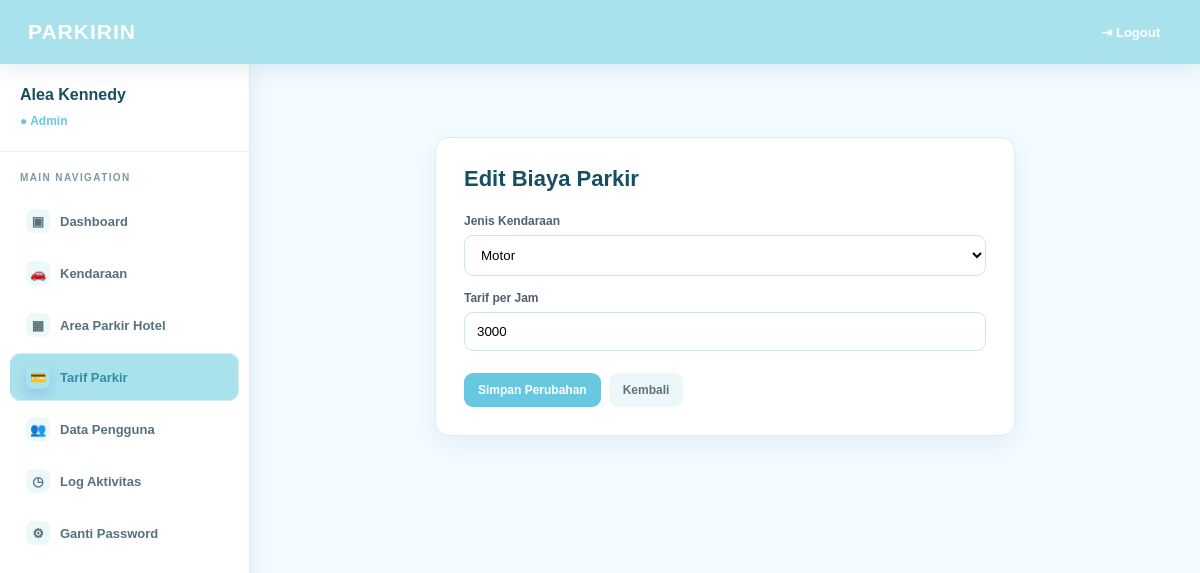
Before: /index.php?page=tarif&aksi=edit&id=1 (signed in) with the older database file.
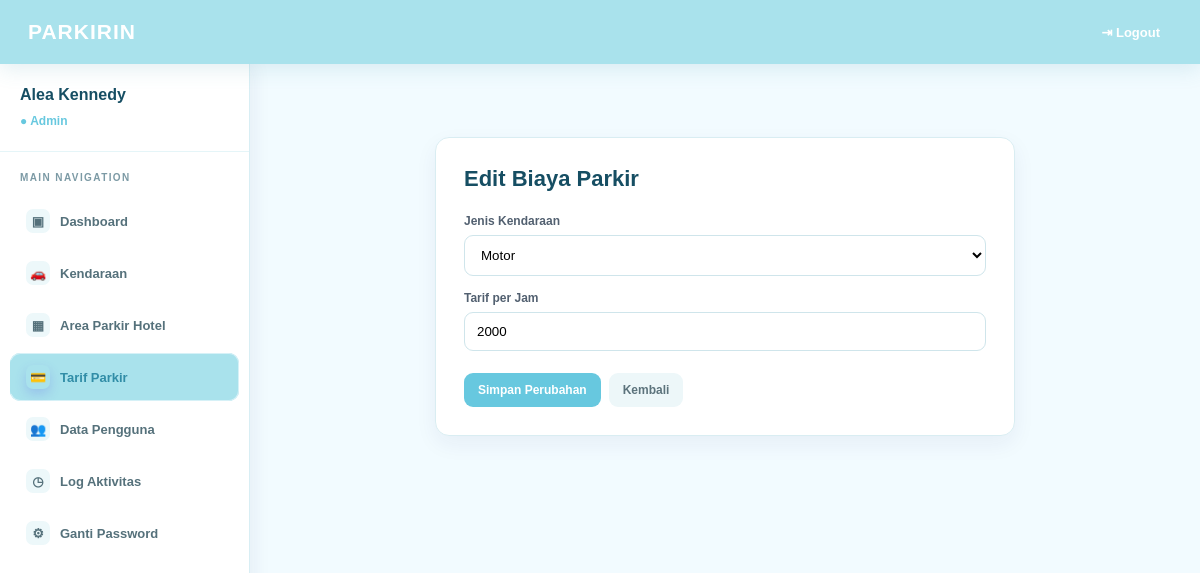
After: the same page with the newer database file.
### tables this page shows
CREATE TABLE IF NOT EXISTS tb_tarif (
    id_tarif INT NOT NULL AUTO_INCREMENT,
    jenis_kendaraan ENUM('motor','mobil','lainnya') NOT NULL,
    tarif_per_jam DECIMAL(10,0) NOT NULL DEFAULT 0,
    PRIMARY KEY (id_tarif),
    UNIQUE KEY uq_tarif_jenis (jenis_kendaraan)
);

### models/tarif.php (called while the page is built, shortened)
<?php
class Tarif
{
    private $conn;
    public function __construct($conn)
    {
        $this->conn = $conn;
    }
    public function getById($id)
    {
        $id = (int) $id;
        $result = mysqli_query($this->conn, "SELECT * FROM tb_tarif WHERE id_tarif=$id LIMIT 1");
        return $result ? mysqli_fetch_assoc($result) : false;
    }
}
?>

### views/tarif/edit.php (the view, shortened to what this page needs)
<?php
require_once __DIR__ . '/../../config/auth.php';
?>
<!DOCTYPE html>
<html lang="id">
    <head>
        <link rel="stylesheet" href="assets/css/style.css">
    </head>
    <body>
        <header class="topbar fade-in">
            <div class="logo">PARKIRIN</div>
            <a href="controller/logout.php" onclick="return confirm('Anda yakin ingin logout dari akun ini?');">⇥ Logout</a>
        </header>
        <div class="layout">
            <aside class="sidebar fade-in">
                <div class="profile">
                    <h3><?= htmlspecialchars($_SESSION['nama']); ?></h3>
                    <span>● <?= ucfirst(htmlspecialchars($_SESSION['level'])); ?></span>
                </div>
                <div class="nav-title">MAIN NAVIGATION</div>
                <nav>
                </nav>
            </aside>
            <main class="content">
                <div class="form-card">
                    <h2>Edit Biaya Parkir</h2>
                    <form method="POST" action="index.php?page=tarif&aksi=update">
                        <div class="form-row">
                            <label for="jenis_kendaraan">Jenis Kendaraan</label>
                            <select id="jenis_kendaraan" name="jenis_kendaraan" required>
                                <option
                                    value="motor"
                                    <?= $tarif['jenis_kendaraan'] === 'motor' ? 'selected' : ''; ?>
                                >
                                    Motor
                                </option>
                            </select>
                        </div>
                        <div class="form-row">
                            <label for="tarif_per_jam">Tarif per Jam</label>
                            <input
                                id="tarif_per_jam"
                                type="number"
                                name="tarif_per_jam"
                                min="0"
                                value="<?= (int)$tarif['tarif_per_jam']; ?>"
                                required
                            >
                        </div>
                        <div class="form-buttons">
                            <button class="btn btn-green" type="submit">Simpan Perubahan</button>
                            <a class="btn btn-back" href="index.php?page=tarif">Kembali</a>
                        </div>
                    </form>
                </div>
            </main>
        </div>
    </body>
</html>

Changed rows visible on the page:
changed tb_tarif "Motor": tarif_per_jam "3000" → "2000"
